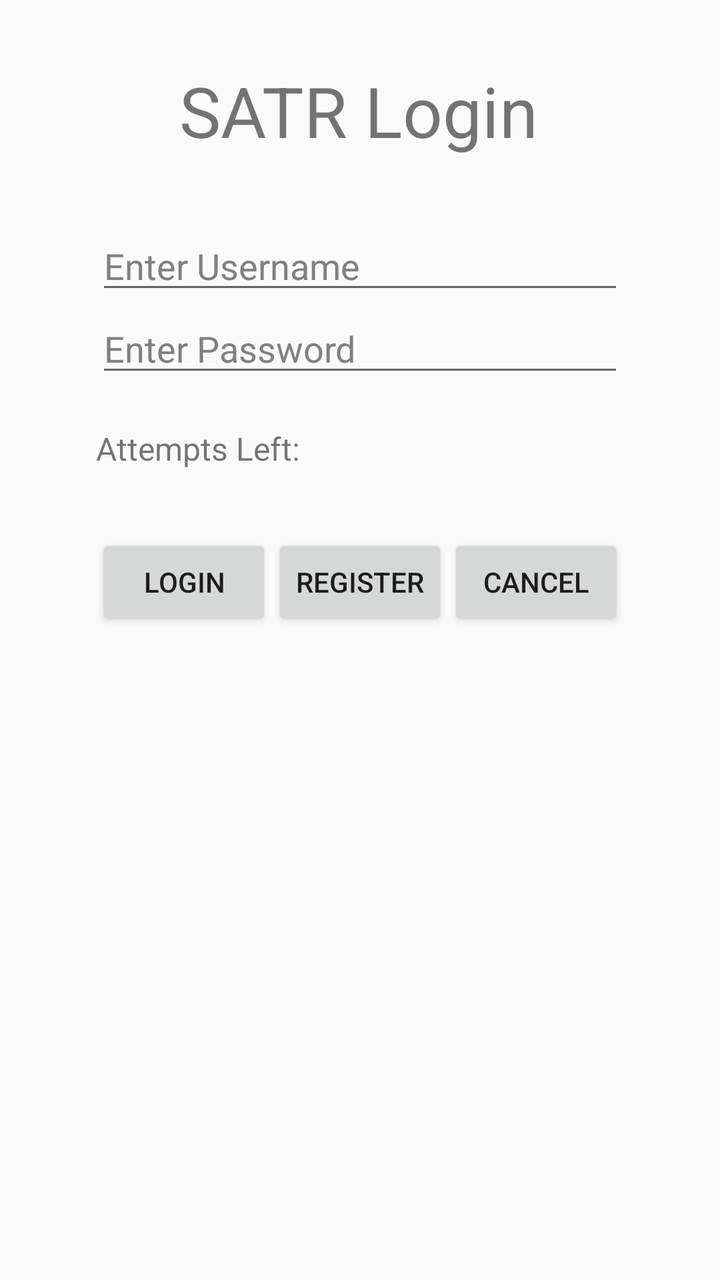
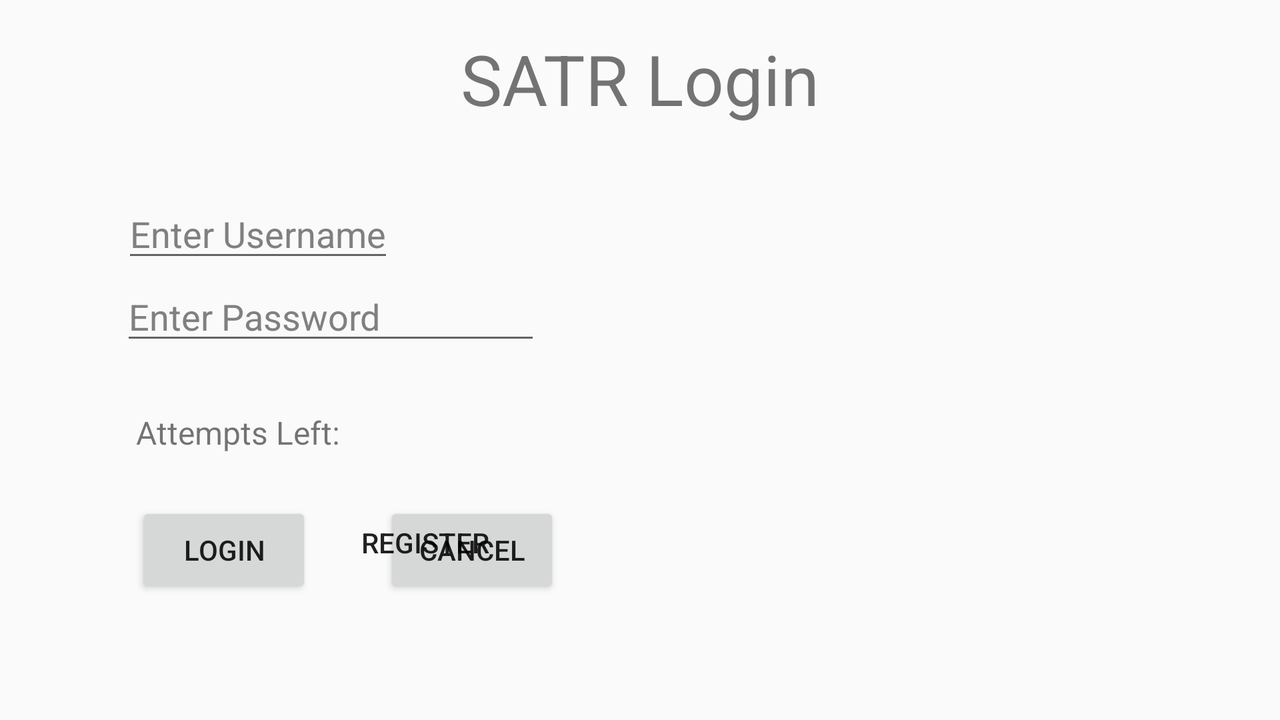

One screen, two layout resources from the same app: the default and the repository's alternative for another configuration. Each is rendered where Android would select it; the XML of both is given below.
<!-- AndroidManifest.xml: application theme AppTheme -->
<!-- res/layout/activity_login.xml -->
<?xml version = "1.0" encoding = "utf-8"?>
<android.support.constraint.ConstraintLayout xmlns:android="http://schemas.android.com/apk/res/android"
                                             xmlns:app="http://schemas.android.com/apk/res-auto"
                                             xmlns:tools="http://schemas.android.com/tools"
                                             android:layout_width="match_parent"
                                             android:layout_height="match_parent"
                                             tools:context=".Authentication.Login">

    <TextView android:text="@string/text_login"
              android:layout_width="wrap_content"
              android:layout_height="wrap_content"
              android:id="@+id/text_login"
              android:textSize="35sp" android:layout_marginTop="32dp"
              app:layout_constraintTop_toTopOf="parent" android:layout_marginStart="16dp"
              app:layout_constraintStart_toStartOf="parent"
              android:layout_marginEnd="16dp" app:layout_constraintEnd_toEndOf="parent"
              app:layout_constraintHorizontal_bias="0.497"/>

    <EditText
            android:id="@+id/editTextUsername"
            android:layout_width="0dp"
            android:layout_height="wrap_content"
            android:layout_marginStart="48dp"
            android:layout_marginTop="32dp"
            android:layout_marginEnd="48dp"
            android:focusable="true"
            android:inputType="textWebEmailAddress"
            android:hint="@string/editTextUsernameHint"
            android:autofillHints="username"
            android:textColorHint="#808080"
            app:layout_constraintEnd_toEndOf="parent"
            app:layout_constraintHorizontal_bias="0.096"
            app:layout_constraintStart_toStartOf="parent"
            app:layout_constraintTop_toBottomOf="@+id/text_login"/>

    <EditText
            android:id="@+id/editTextPassword"
            android:layout_width="0dp"
            android:layout_height="wrap_content"
            android:layout_marginStart="48dp"
            android:layout_marginEnd="48dp"
            android:ems="10"
            android:hint="@string/editTextPasswordHint"
            android:autofillHints="password"
            android:inputType="textPassword"
            android:textColorHint="#808080"
            app:layout_constraintEnd_toEndOf="parent"
            app:layout_constraintHorizontal_bias="0.096"
            app:layout_constraintStart_toStartOf="parent"
            app:layout_constraintTop_toBottomOf="@+id/editTextUsername"/>

    <TextView
            android:id="@+id/text_attempt"
            android:layout_width="wrap_content"
            android:layout_height="wrap_content"
            android:layout_marginStart="48dp"
            android:text="@string/text_attempt"
            android:textSize="16sp"
            app:layout_constraintBaseline_toBaselineOf="@+id/text_counter"
            app:layout_constraintStart_toStartOf="parent"/>

    <TextView
            android:id="@+id/text_counter"
            android:layout_width="wrap_content"
            android:layout_height="wrap_content"
            android:layout_marginTop="20dp"
            android:layout_marginEnd="232dp"
            android:text=""
            android:textSize="16sp"
            app:layout_constraintEnd_toEndOf="parent"
            app:layout_constraintTop_toBottomOf="@+id/editTextPassword"/>

    <Button
            android:id="@+id/btn_login"
            android:layout_width="wrap_content"
            android:layout_height="wrap_content"
            android:text="@string/btn_login"
            app:layout_constraintStart_toStartOf="parent"
            android:layout_marginStart="48dp"
            android:layout_marginTop="32dp"
            app:layout_constraintTop_toBottomOf="@+id/text_attempt"/>

    <Button
            android:id="@+id/btn_cancel"
            android:layout_width="wrap_content"
            android:layout_height="wrap_content"
            android:text="@string/btn_cancel"
            android:layout_marginTop="32dp"
            app:layout_constraintTop_toBottomOf="@+id/text_attempt" app:layout_constraintEnd_toEndOf="parent"
            android:layout_marginEnd="48dp"/>

    <Button
            android:id="@+id/btn_register"
            android:layout_width="wrap_content"
            android:layout_height="wrap_content"
            android:text="@string/btn_register"
            android:layout_marginTop="32dp"
            app:layout_constraintTop_toBottomOf="@+id/text_attempt"
            android:layout_marginStart="16dp" app:layout_constraintStart_toEndOf="@+id/btn_login"
            app:layout_constraintEnd_toStartOf="@+id/btn_cancel" android:layout_marginEnd="16dp"/>

</android.support.constraint.ConstraintLayout>
<!-- resources referenced by this layout -->
<resources>
  <string name="btn_cancel">Cancel</string>
  <string name="btn_login">Login</string>
  <string name="btn_register">Register</string>
  <string name="editTextPasswordHint">Enter Password</string>
  <string name="editTextUsernameHint">Enter Username</string>
  <string name="text_attempt">Attempts Left:</string>
  <string name="text_login">SATR Login</string>
  <style name="AppTheme" parent="Theme.AppCompat.Light.DarkActionBar">
          
          <item name="colorPrimary">@color/colorPrimary</item>
          <item name="colorPrimaryDark">@color/colorPrimaryDark</item>
          <item name="colorAccent">@color/colorAccent</item>
      </style>
</resources>
<!-- res/layout-land/activity_login.xml (the repository's variant of the layout above) -->
<!-- drawn on the phone turned sideways -->
<?xml version = "1.0" encoding = "utf-8"?>
<android.support.constraint.ConstraintLayout xmlns:android="http://schemas.android.com/apk/res/android"
                                             xmlns:app="http://schemas.android.com/apk/res-auto"
                                             xmlns:tools="http://schemas.android.com/tools"
                                             android:layout_width="match_parent"
                                             android:layout_height="match_parent"
                                             tools:context=".Authentication.Login">

    <TextView android:text="@string/text_login"
              android:layout_width="wrap_content"
              android:layout_height="wrap_content"
              android:id="@+id/text_login"
              android:textSize="35sp" android:layout_marginTop="16dp"
              app:layout_constraintTop_toTopOf="parent" android:layout_marginStart="16dp"
              app:layout_constraintStart_toStartOf="parent" android:layout_marginLeft="16dp"
              android:layout_marginEnd="16dp" app:layout_constraintEnd_toEndOf="parent"
              android:layout_marginRight="16dp"/>

    <EditText
        android:id="@+id/editTextUsername"
        android:layout_width="wrap_content"
        android:layout_height="wrap_content"
        android:layout_marginStart="16dp"
        android:layout_marginLeft="16dp"
        android:layout_marginTop="32dp"
        android:layout_marginEnd="16dp"
        android:layout_marginRight="16dp"
        android:focusable="true"
        android:hint="@string/editTextUsernameHint"
        android:autofillHints="username"
        android:inputType="textWebEmailAddress"
        android:textColorHint="#808080"
        app:layout_constraintEnd_toEndOf="parent"
        app:layout_constraintHorizontal_bias="0.095"
        app:layout_constraintStart_toStartOf="parent"
        app:layout_constraintTop_toBottomOf="@+id/text_login" />

    <EditText
        android:id="@+id/editTextPassword"
        android:layout_width="wrap_content"
        android:layout_height="wrap_content"
        android:layout_marginStart="16dp"
        android:layout_marginLeft="16dp"
        android:layout_marginEnd="16dp"
        android:layout_marginRight="16dp"
        android:ems="10"
        android:hint="@string/editTextPasswordHint"
        android:autofillHints="password"
        android:inputType="textPassword"
        android:textColorHint="#808080"
        app:layout_constraintEnd_toEndOf="parent"
        app:layout_constraintHorizontal_bias="0.111"
        app:layout_constraintStart_toStartOf="parent"
        app:layout_constraintTop_toBottomOf="@+id/editTextUsername" />

    <TextView
        android:id="@+id/text_attempt"
        android:layout_width="wrap_content"
        android:layout_height="wrap_content"
        android:layout_marginStart="68dp"
        android:layout_marginTop="28dp"
        android:text="@string/text_attempt"
        android:textSize="16sp"
        app:layout_constraintStart_toStartOf="parent"
        app:layout_constraintTop_toBottomOf="@+id/editTextPassword" />

    <TextView
        android:id="@+id/text_counter"
        android:layout_width="wrap_content"
        android:layout_height="wrap_content"
        android:layout_marginStart="16dp"
        android:layout_marginLeft="16dp"
        android:layout_marginTop="28dp"
        android:layout_marginEnd="16dp"
        android:layout_marginRight="16dp"
        android:text=""
        android:textSize="16sp"
        app:layout_constraintEnd_toEndOf="parent"
        app:layout_constraintHorizontal_bias="0.03"
        app:layout_constraintStart_toEndOf="@+id/text_attempt"
        app:layout_constraintTop_toBottomOf="@+id/editTextPassword" />

    <Button
            android:id="@+id/btn_login"
            android:layout_width="wrap_content"
            android:layout_height="wrap_content"
            android:text="@string/btn_login"
            android:layout_marginTop="24dp"
            app:layout_constraintTop_toBottomOf="@+id/text_attempt" app:layout_constraintStart_toStartOf="parent"
            android:layout_marginStart="68dp"/>

    <Button
            android:id="@+id/btn_cancel"
            android:layout_width="wrap_content"
            android:layout_height="wrap_content"
            android:text="@string/btn_cancel"
            app:layout_constraintEnd_toEndOf="parent"
            android:layout_marginEnd="360dp" android:layout_marginTop="24dp"
            app:layout_constraintTop_toBottomOf="@+id/text_attempt"/>

    <Button
            android:id="@+id/btn_register"
            android:layout_width="wrap_content"
            android:layout_height="wrap_content"
            android:background="?android:attr/selectableItemBackground"
            android:text="@string/btn_register"
            app:layout_constraintStart_toEndOf="@+id/btn_login"
            android:layout_marginLeft="16dp" android:layout_marginStart="16dp"
            app:layout_constraintEnd_toStartOf="@+id/btn_cancel" android:layout_marginEnd="16dp"
            android:layout_marginRight="16dp" android:layout_marginBottom="16dp"
            app:layout_constraintBottom_toBottomOf="parent" android:layout_marginTop="16dp"
            app:layout_constraintTop_toBottomOf="@+id/text_attempt" app:layout_constraintHorizontal_bias="0.042"
            app:layout_constraintVertical_bias="0.083"/>

</android.support.constraint.ConstraintLayout>
